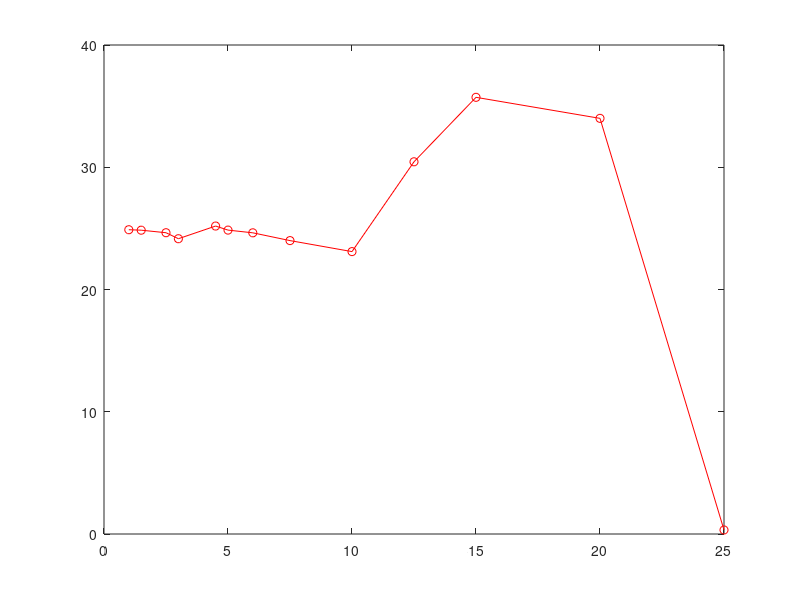

Write the MATLAB code that produced this figure. (Note: this script raises an error after producing the figure.)



%%
% this is based on the git commit on 20/03/20-24 at 9:50am
 %l        Qn                  Qint
% 3-node
T= [ ...
25000      0.33            25.1327 ; ...
20000      34.00           25.1327 ; ...
15000      35.72           25.1327 ; ...
12500      30.447          25.1327 ; ...
10000      23.1            25.1327 ;  ...
7500       24.0            25.1327 ; ...
6000       24.637          25.1327 ;  ...
5000       24.859          25.1327 ;  ...
4500       25.1912         25.1327 ; ...
3000       24.154          25.1327 ; ...
2500       24.645          25.1327 ;  ...
1500       24.8517         25.1327 ; ...
1000       24.8898         25.1327 ] ; 


figure(1000) ; 
hold off
plot(T(:,1)/1000,T(:,2),"or-")
hold on 
yline(25.1327)   
xlabel("Element size (km)")
ylabel("Total flux through fluxgate")
%% Antarctica



%   l                Qn
T=[ ...
    10e3       1.70   ; ...   
    25e3       1.118  ; ...
    50e3       1.121  ; ...
    100e3      0.310
    ]   
